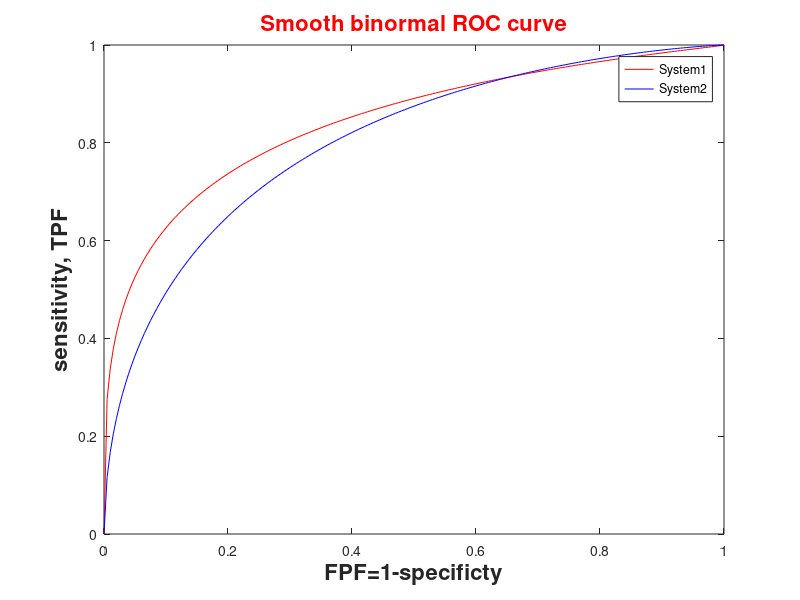

Write the MATLAB code that produced this figure.
%1. For given two parameters a=1.15 and b=0.91
% 2.clear up the workspace and define FPF and TPF value;
clear;
clc;
close all;
aa=1.23; bb=0.709;
aa2=1.15;bb2=0.91;
kk=1/200; % 0.005 interval;
xx=[0:kk:1]; % Setting up the FPF Value;
yy= normcdf(norminv(xx)*bb+aa); % Calculating TPF value;
y2= normcdf(norminv(xx)*bb2+aa2); % Calculating TPF value;
% 3. plot the ROC curve
figure;
plot(xx,yy,'r',xx,y2,'b');
legend('System1','System2');
title('Smooth binormal ROC curve','FontSize',16,'FontWeight','bold','Color','r');
xlabel('FPF=1-specificty','FontSize',16,'FontWeight','bold')
ylabel('sensitivity, TPF','FontSize',16,'FontWeight','bold');
